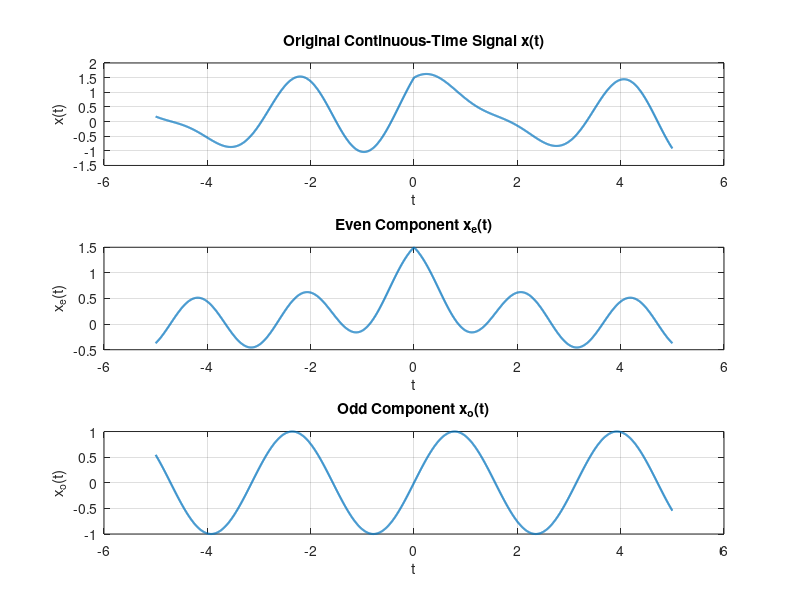

The MATLAB script that drew this image:
function oddEven()

clear; clc; close all;

t = linspace(-5,5,2000);     


x = @(t) sin(2*t) + 0.5*cos(3*t) + exp(-abs(t));


x_t  = x(t);
x_nt = x(-t);


x_even = (x_t + x_nt)/2;
x_odd  = (x_t - x_nt)/2;


figure;

subplot(3,1,1);
plot(t, x_t, 'LineWidth', 1.5);
title('Original Continuous-Time Signal x(t)');
xlabel('t'); ylabel('x(t)'); grid on;

subplot(3,1,2);
plot(t, x_even, 'LineWidth', 1.5);
title('Even Component x_e(t)');
xlabel('t'); ylabel('x_e(t)'); grid on;

subplot(3,1,3);
plot(t, x_odd, 'LineWidth', 1.5);
title('Odd Component x_o(t)');
xlabel('t'); ylabel('x_o(t)'); grid on;

end



function timeshifting() 
    


    t=0:0.01:2*pi;

    f= @(t) sin(t) + cos(t);

    f_t = f(t);
    plot(t, f_t, 'LineWidth', 1.5);
    title('Original Function f(t)');
    xlabel('t'); ylabel('f(t)'); grid on;hold on;

    f2_t= f(2*t);
    plot(t,f2_t,'LineWidth',1.5);
    title('original function f(t)');
    
   % similarly all other operations of shifting can be done.

end





% sketching of functions which are periodic 
function trapezoid_clean()

clear; clc; close all;


t = linspace(-6, 6, 2000);


x = max(0, min(1, 5 - abs(t)));


figure;
plot(t, x, 'LineWidth', 1.5);
title('Trapezoidal Pulse x(t)');
xlabel('t'); ylabel('x(t)'); grid on;


energy = trapz(t, x.^2);
fprintf("Total Energy = %.4f\n", energy);


T = 10;
t2 = linspace(-15, 15, 4000);


tp = mod(t2 + 5, T) - 5;

x_periodic = max(0, min(1, 5 - abs(tp)));


figure;
plot(t2, x_periodic, 'LineWidth', 1.5);
title('Periodic Trapezoid of Period 10 (3 cycles)');
xlabel('t'); ylabel('x_p(t)'); grid on;

end


trapezoid_clean